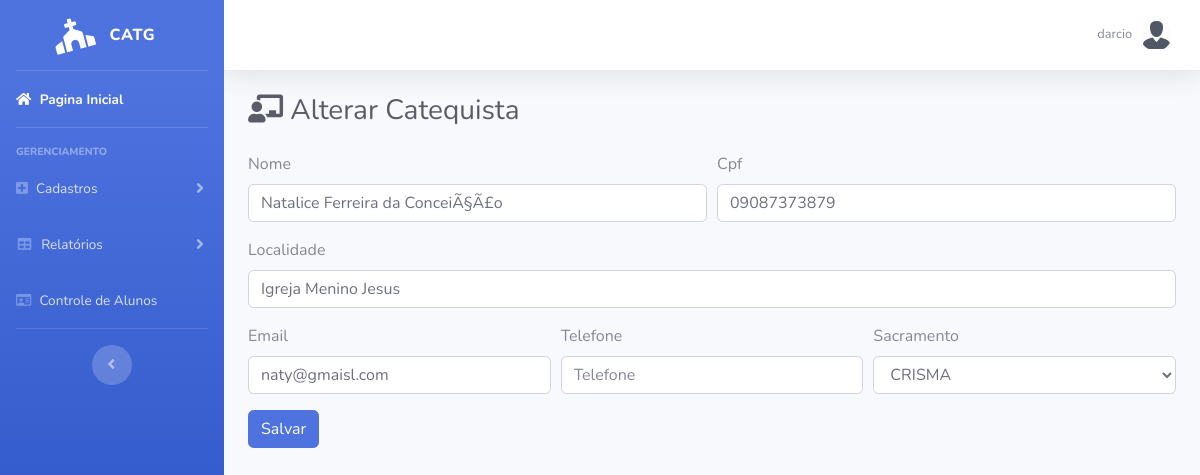
The app's page /form_up_catequista.php?id=3&idSacramento=4 (signed in) with its own data.
### tables this page shows
CREATE TABLE `catequista` (
  `idCatequista` int(11) NOT NULL,
  `nomeC` varchar(100) NOT NULL,
  `cpf` varchar(15) NOT NULL,
  `local` varchar(50) NOT NULL,
  `telefone` varchar(15) DEFAULT NULL,
  `email` varchar(100) DEFAULT NULL,
  `idSacramento` int(11) NOT NULL
);

CREATE TABLE `sacramento` (
  `idSacramento` int(11) NOT NULL,
  `descricao` varchar(100) NOT NULL
);

### form_up_catequista.php (the view, shortened to what this page needs)
<?php
	require_once './model/conexao.php';
	$id = $_GET["id"];
	$idSacramento = $_GET["idSacramento"];
	$result = $conn -> query("SELECT * FROM catequista INNER JOIN sacramento ON catequista.idCatequista ='{$id} ' AND sacramento.idSacramento='{$idSacramento}'");
	if ($result){
		$row = $result->fetch();
		$nomeC = $row["nomeC"];
		$cpf = $row["cpf"];
		$local = $row["local"];
		$email = $row["email"];
		$telefone = $row["telefone"];
		$descricao = $row["descricao"];
	}
?>
<!DOCTYPE html>
<html lang="pt-br">
<head>
  <link href="vendor/fontawesome-free/css/all.min.css" rel="stylesheet" type="text/css">
  <link href="css/sb-admin-2.min.css" rel="stylesheet">
</head>
<body id="page-top">
  <?php
if(isset($_SESSION['nome']) && isset($_SESSION['senha']) && $_SESSION['codLog']==1)
{ ?>
  <div id="wrapper">
    <ul class="navbar-nav bg-gradient-primary sidebar sidebar-dark accordion" id="accordionSidebar">
      <a class="sidebar-brand d-flex align-items-center justify-content-center" href="index.php">
        <div class="sidebar-brand-icon rotate-n-15">
           <i class="fas fa-church"></i>
        </div>
        <div class="sidebar-brand-text mx-3">CatG</div>
      </a>
      <hr class="sidebar-divider my-0">
      <li class="nav-item active">
        <a class="nav-link" href="index.php">
          <i class="fa fa-home"></i>
          <span>Pagina Inicial</span></a>
      </li>
      <hr class="sidebar-divider">
      <div class="sidebar-heading">
        Gerenciamento
      </div>
      <li class="nav-item">
        <a class="nav-link collapsed" href="#" data-toggle="collapse" data-target="#collapseTwo" aria-expanded="true" aria-controls="collapseTwo">
          <i class="fa fa-plus-square"></i>
          <span>Cadastros</span>
        </a>
      </li>
      <li class="nav-item">
        <a class="nav-link collapsed" href="#" data-toggle="collapse" data-target="#collapseUtilities" aria-expanded="true" aria-controls="collapseUtilities">
          <i class="fas fa-fw fa-table"></i>
          <span>Relatórios</span>
        </a>
      </li>
      <li class="nav-item">
      <a class="nav-link" href="controle_aluno.php">
           <i class="far fa-id-card"></i>
          <span>Controle de Alunos</span></a>
      </li>
      <hr class="sidebar-divider d-none d-md-block">
      <div class="text-center d-none d-md-inline">
        <button class="rounded-circle border-0" id="sidebarToggle"></button>
      </div>
    </ul>
    <div id="content-wrapper" class="d-flex flex-column">
      <div id="content">
        <nav class="navbar navbar-expand navbar-light bg-white topbar mb-4 static-top shadow">
          <ul class="navbar-nav ml-auto">
            <li class="nav-item dropdown no-arrow">
              <a class="nav-link dropdown-toggle" href="#" id="userDropdown" role="button" data-toggle="dropdown" aria-haspopup="true" aria-expanded="false">
                <span class="mr-2 d-none d-lg-inline text-gray-600 small"><?php echo $_SESSION['nome']; ?></span>
                  <img class="img-profile rounded-circle" src="./img/login.png">
              </a>
            </li>
          </ul>
        </nav>
        <div class="container-fluid">
          <div class="d-sm-flex align-items-center justify-content-between mb-4">
            <h1 class="h3 mb-0 text-gray-800"> <i class="fas fa-chalkboard-teacher"></i>   Alterar Catequista</h1>
          </div>
             <form  method="POST" action="alterar_catequista.php">
            <div class="form-row">
             <div class="form-group col-md-6">
               <label for="inputEmail4">Nome</label>
               <input type="text" value="<?php echo $nomeC; ?>" class="form-control" name="nome" id="inputEmail4" placeholder="Nome" required>
              </div>
              <div class="form-group col-md-6">
               <label for="inputPassword4">Cpf</label>
               <input type="text" value="<?php echo $cpf; ?>"   onkeypress="mascara2(this)" class="form-control" maxlength="14"  name="cpf" placeholder="Cpf" required>
             </div>
           </div>
           <div class="form-group">
              <label for="inputAddress">Localidade</label>
             <input type="text" value="<?php echo $local; ?>" class="form-control" id="inputAddress" name="local" placeholder="Ex.: Igreja Matriz" required>
           </div>
            <div class="form-row">
              <div class="form-group col-md-4">
                <label for="inputCity">Email</label>
                <input type="email" value="<?php echo $email; ?>" class="form-control" name="email" id="inputCity" placeholder="Email">
              </div>
              <div class="form-group col-md-4">
                <label for="inputCity">Telefone</label>
                <input type="text" value="<?php echo $telefone; ?>"  onkeypress="mascara(this)"  class="form-control" maxlength="15" name="telefone" placeholder="Telefone">
              </div>
              <div class="form-group col-md-4">
                <label for="inputEstado">Sacramento</label>
                <select id="Curso" name="idSacramento" class="form-control" required>
                <?php require_once './model/conexao.php';
                     echo '<option style="color: black; " value="'.$idSacramento.'">'.$descricao.'</option>';
                ?>
         </select>
             </div>
            </div>
            <div class="form-group">
              <button type="submit" class="btn btn-primary">Salvar</button>
             </div>
            </div>
            </div>
          </div>
        </div>
<?php
}else{
  header("Location:login.html");
} ?>
</body>
</html>

### records on screen
catequista: nome "Natalice Ferreira da ConceiÃ§Ã£o", cpf "09087373879", local "Igreja Menino Jesus", email "naty@gmaisl.com", idSacramento "CRISMA"

### other values on screen
$_SESSION['nome'] "darcio"
